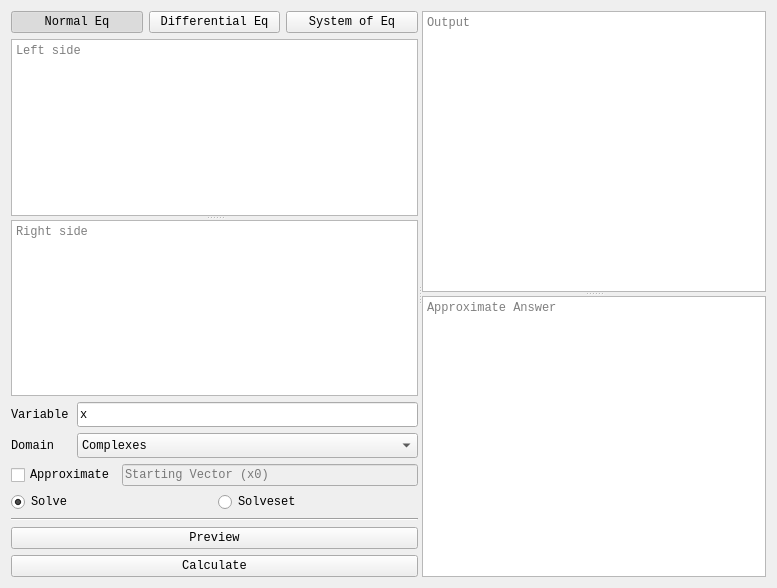
<?xml version="1.0" encoding="UTF-8"?>
<ui version="4.0">
 <class>EquationsTab</class>
 <widget class="QWidget" name="EquationsTab">
  <property name="geometry">
   <rect>
    <x>0</x>
    <y>0</y>
    <width>777</width>
    <height>588</height>
   </rect>
  </property>
  <property name="font">
   <font>
    <family>Courier New</family>
    <weight>50</weight>
    <bold>false</bold>
   </font>
  </property>
  <property name="windowTitle">
   <string>Form</string>
  </property>
  <property name="styleSheet">
   <string notr="true"/>
  </property>
  <layout class="QGridLayout" name="gridLayout">
   <item row="0" column="0">
    <widget class="QSplitter" name="splitter_3">
     <property name="orientation">
      <enum>Qt::Horizontal</enum>
     </property>
     <widget class="QWidget" name="layoutWidget">
      <layout class="QVBoxLayout" name="verticalLayout">
       <item>
        <widget class="QStackedWidget" name="eqStackedWidget">
         <property name="currentIndex">
          <number>0</number>
         </property>
         <widget class="QWidget" name="Normal">
          <layout class="QVBoxLayout" name="verticalLayout_2">
           <property name="leftMargin">
            <number>0</number>
           </property>
           <property name="topMargin">
            <number>0</number>
           </property>
           <property name="rightMargin">
            <number>0</number>
           </property>
           <property name="bottomMargin">
            <number>0</number>
           </property>
           <item>
            <layout class="QHBoxLayout" name="horizontalLayout_3">
             <property name="rightMargin">
              <number>0</number>
             </property>
             <item>
              <widget class="QPushButton" name="normalNormal">
               <property name="text">
                <string>Normal Eq</string>
               </property>
               <property name="checkable">
                <bool>true</bool>
               </property>
               <property name="checked">
                <bool>true</bool>
               </property>
               <property name="autoRepeat">
                <bool>false</bool>
               </property>
               <property name="autoExclusive">
                <bool>false</bool>
               </property>
              </widget>
             </item>
             <item>
              <widget class="QPushButton" name="normalDiff">
               <property name="mouseTracking">
                <bool>false</bool>
               </property>
               <property name="text">
                <string>Differential Eq</string>
               </property>
               <property name="checkable">
                <bool>true</bool>
               </property>
               <property name="autoRepeat">
                <bool>false</bool>
               </property>
               <property name="autoExclusive">
                <bool>false</bool>
               </property>
               <property name="autoDefault">
                <bool>false</bool>
               </property>
               <property name="default">
                <bool>false</bool>
               </property>
               <property name="flat">
                <bool>false</bool>
               </property>
              </widget>
             </item>
             <item>
              <widget class="QPushButton" name="normalSystem">
               <property name="text">
                <string>System of Eq</string>
               </property>
               <property name="checkable">
                <bool>true</bool>
               </property>
               <property name="autoExclusive">
                <bool>false</bool>
               </property>
              </widget>
             </item>
            </layout>
           </item>
           <item>
            <widget class="QSplitter" name="splitter_2">
             <property name="orientation">
              <enum>Qt::Vertical</enum>
             </property>
             <widget class="TextEdit" name="EqNormalLeft">
              <property name="font">
               <font>
                <stylestrategy>PreferDefault</stylestrategy>
                <kerning>true</kerning>
               </font>
              </property>
              <property name="focusPolicy">
               <enum>Qt::StrongFocus</enum>
              </property>
              <property name="toolTip">
               <string>Left side of equation</string>
              </property>
              <property name="tabChangesFocus">
               <bool>true</bool>
              </property>
              <property name="placeholderText">
               <string>Left side</string>
              </property>
             </widget>
             <widget class="TextEdit" name="EqNormalRight">
              <property name="toolTip">
               <string>Right side of equation</string>
              </property>
              <property name="tabChangesFocus">
               <bool>true</bool>
              </property>
              <property name="placeholderText">
               <string>Right side</string>
              </property>
             </widget>
            </widget>
           </item>
           <item>
            <layout class="QHBoxLayout" name="horizontalLayout_6">
             <item>
              <widget class="QLabel" name="label_2">
               <property name="minimumSize">
                <size>
                 <width>60</width>
                 <height>0</height>
                </size>
               </property>
               <property name="maximumSize">
                <size>
                 <width>60</width>
                 <height>16777215</height>
                </size>
               </property>
               <property name="toolTip">
                <string>Variable</string>
               </property>
               <property name="text">
                <string>Variable</string>
               </property>
              </widget>
             </item>
             <item>
              <widget class="QLineEdit" name="EqNormalVar">
               <property name="minimumSize">
                <size>
                 <width>0</width>
                 <height>25</height>
                </size>
               </property>
               <property name="toolTip">
                <string>Variable to solve for</string>
               </property>
               <property name="text">
                <string>x</string>
               </property>
              </widget>
             </item>
            </layout>
           </item>
           <item>
            <layout class="QHBoxLayout" name="horizontalLayout_2">
             <item>
              <widget class="QLabel" name="label">
               <property name="maximumSize">
                <size>
                 <width>60</width>
                 <height>16777215</height>
                </size>
               </property>
               <property name="toolTip">
                <string>Domain of equation, only works on Solveset unless 'verify domain' is checked</string>
               </property>
               <property name="text">
                <string>Domain</string>
               </property>
              </widget>
             </item>
             <item>
              <widget class="QComboBox" name="EqNormalDomain">
               <property name="minimumSize">
                <size>
                 <width>0</width>
                 <height>25</height>
                </size>
               </property>
               <property name="font">
                <font>
                 <family>Courier New</family>
                 <kerning>true</kerning>
                </font>
               </property>
               <property name="focusPolicy">
                <enum>Qt::WheelFocus</enum>
               </property>
               <property name="toolTip">
                <string>Domain of equation, only works on Solveset unless 'verify domain' is checked</string>
               </property>
               <property name="styleSheet">
                <string notr="true"/>
               </property>
               <property name="editable">
                <bool>false</bool>
               </property>
               <property name="currentIndex">
                <number>4</number>
               </property>
               <property name="frame">
                <bool>true</bool>
               </property>
               <item>
                <property name="text">
                 <string>Naturals</string>
                </property>
               </item>
               <item>
                <property name="text">
                 <string>Naturals0</string>
                </property>
               </item>
               <item>
                <property name="text">
                 <string>Integers</string>
                </property>
               </item>
               <item>
                <property name="text">
                 <string>Reals</string>
                </property>
               </item>
               <item>
                <property name="text">
                 <string>Complexes</string>
                </property>
               </item>
               <item>
                <property name="text">
                 <string>Interval(-oo, 0)</string>
                </property>
               </item>
              </widget>
             </item>
            </layout>
           </item>
           <item>
            <layout class="QHBoxLayout" name="horizontalLayout_13">
             <item>
              <widget class="QCheckBox" name="EqNormalNsolve">
               <property name="toolTip">
                <string>Approximate equation using nsolve()</string>
               </property>
               <property name="text">
                <string>Approximate</string>
               </property>
               <property name="autoRepeat">
                <bool>false</bool>
               </property>
               <property name="autoExclusive">
                <bool>false</bool>
               </property>
               <property name="tristate">
                <bool>false</bool>
               </property>
              </widget>
             </item>
             <item>
              <widget class="QLineEdit" name="EqNormalStartV">
               <property name="enabled">
                <bool>false</bool>
               </property>
               <property name="toolTip">
                <string>Starting point that's close to the solution</string>
               </property>
               <property name="placeholderText">
                <string>Starting Vector (x0)</string>
               </property>
              </widget>
             </item>
            </layout>
           </item>
           <item>
            <layout class="QHBoxLayout" name="horizontalLayout">
             <item>
              <widget class="QRadioButton" name="EqNormalSolve">
               <property name="toolTip">
                <string>Algebraically solves equation</string>
               </property>
               <property name="text">
                <string>Solve</string>
               </property>
               <property name="checkable">
                <bool>true</bool>
               </property>
               <property name="checked">
                <bool>true</bool>
               </property>
              </widget>
             </item>
             <item>
              <widget class="QRadioButton" name="EqNormalSolveSet">
               <property name="toolTip">
                <string>See SymPy 'Solveset' for more information</string>
               </property>
               <property name="text">
                <string>Solveset</string>
               </property>
              </widget>
             </item>
            </layout>
           </item>
          </layout>
         </widget>
         <widget class="QWidget" name="Diff">
          <layout class="QVBoxLayout" name="verticalLayout_3">
           <property name="leftMargin">
            <number>0</number>
           </property>
           <property name="topMargin">
            <number>0</number>
           </property>
           <property name="rightMargin">
            <number>0</number>
           </property>
           <property name="bottomMargin">
            <number>0</number>
           </property>
           <item>
            <layout class="QHBoxLayout" name="horizontalLayout_4">
             <property name="rightMargin">
              <number>0</number>
             </property>
             <item>
              <widget class="QPushButton" name="diffNormal">
               <property name="toolTip">
                <string>Normal Equation</string>
               </property>
               <property name="text">
                <string>Normal Eq</string>
               </property>
               <property name="checkable">
                <bool>true</bool>
               </property>
               <property name="checked">
                <bool>false</bool>
               </property>
               <property name="autoExclusive">
                <bool>false</bool>
               </property>
              </widget>
             </item>
             <item>
              <widget class="QPushButton" name="diffDiff">
               <property name="toolTip">
                <string>Differential Equation</string>
               </property>
               <property name="text">
                <string>Differential Eq</string>
               </property>
               <property name="checkable">
                <bool>true</bool>
               </property>
               <property name="checked">
                <bool>false</bool>
               </property>
               <property name="autoExclusive">
                <bool>false</bool>
               </property>
              </widget>
             </item>
             <item>
              <widget class="QPushButton" name="diffSystem">
               <property name="toolTip">
                <string>System of Equations</string>
               </property>
               <property name="text">
                <string>System of Eq</string>
               </property>
               <property name="checkable">
                <bool>true</bool>
               </property>
               <property name="autoExclusive">
                <bool>false</bool>
               </property>
              </widget>
             </item>
            </layout>
           </item>
           <item>
            <widget class="TextEdit" name="EqDiffLeft">
             <property name="toolTip">
              <string>Left side of equation, to type derivative use either f''(x) or SymPy's diff(). Previewing will show classifications</string>
             </property>
             <property name="tabChangesFocus">
              <bool>true</bool>
             </property>
             <property name="placeholderText">
              <string>Left side</string>
             </property>
            </widget>
           </item>
           <item>
            <widget class="TextEdit" name="EqDiffRight">
             <property name="toolTip">
              <string>Right side of equation, to type derivative use either f''(x) or SymPy's diff(). Previewing will show classifications</string>
             </property>
             <property name="tabChangesFocus">
              <bool>true</bool>
             </property>
             <property name="placeholderText">
              <string>Right side</string>
             </property>
            </widget>
           </item>
           <item>
            <layout class="QHBoxLayout" name="horizontalLayout_12">
             <item>
              <widget class="QLabel" name="label_3">
               <property name="minimumSize">
                <size>
                 <width>56</width>
                 <height>0</height>
                </size>
               </property>
               <property name="text">
                <string>Hint</string>
               </property>
              </widget>
             </item>
             <item>
              <widget class="QLineEdit" name="EqDiffHint">
               <property name="toolTip">
                <string>The solving method that you want dsolve to use</string>
               </property>
              </widget>
             </item>
            </layout>
           </item>
           <item>
            <layout class="QHBoxLayout" name="horizontalLayout_5">
             <item>
              <widget class="QLabel" name="label_5">
               <property name="text">
                <string>Function</string>
               </property>
              </widget>
             </item>
             <item>
              <widget class="QLineEdit" name="EqDiffFunc">
               <property name="toolTip">
                <string>Function of one variable whose derivatives in that variable make up the ordinary differential equation</string>
               </property>
               <property name="text">
                <string>f(x)</string>
               </property>
              </widget>
             </item>
            </layout>
           </item>
          </layout>
         </widget>
         <widget class="QWidget" name="System">
          <layout class="QVBoxLayout" name="verticalLayout_4">
           <property name="leftMargin">
            <number>0</number>
           </property>
           <property name="topMargin">
            <number>0</number>
           </property>
           <property name="rightMargin">
            <number>0</number>
           </property>
           <property name="bottomMargin">
            <number>0</number>
           </property>
           <item>
            <layout class="QHBoxLayout" name="horizontalLayout_7">
             <property name="rightMargin">
              <number>0</number>
             </property>
             <item>
              <widget class="QPushButton" name="systemNormal">
               <property name="text">
                <string>Normal Eq</string>
               </property>
               <property name="checkable">
                <bool>true</bool>
               </property>
               <property name="autoExclusive">
                <bool>false</bool>
               </property>
              </widget>
             </item>
             <item>
              <widget class="QPushButton" name="systemDiff">
               <property name="text">
                <string>Differential Eq</string>
               </property>
               <property name="checkable">
                <bool>true</bool>
               </property>
               <property name="autoExclusive">
                <bool>false</bool>
               </property>
              </widget>
             </item>
             <item>
              <widget class="QPushButton" name="systemSystem">
               <property name="text">
                <string>System of Eq</string>
               </property>
               <property name="checkable">
                <bool>true</bool>
               </property>
               <property name="checked">
                <bool>false</bool>
               </property>
               <property name="autoExclusive">
                <bool>false</bool>
               </property>
              </widget>
             </item>
            </layout>
           </item>
           <item>
            <layout class="QHBoxLayout" name="horizontalLayout_8">
             <item>
              <widget class="QLabel" name="label_7">
               <property name="maximumSize">
                <size>
                 <width>137</width>
                 <height>16777215</height>
                </size>
               </property>
               <property name="toolTip">
                <string>Number of Equations</string>
               </property>
               <property name="text">
                <string>Number of Equations</string>
               </property>
              </widget>
             </item>
             <item>
              <widget class="QSpinBox" name="EqSysNo">
               <property name="minimumSize">
                <size>
                 <width>0</width>
                 <height>30</height>
                </size>
               </property>
               <property name="toolTip">
                <string>Number of equations</string>
               </property>
               <property name="styleSheet">
                <string notr="true"/>
               </property>
               <property name="minimum">
                <number>1</number>
               </property>
               <property name="maximum">
                <number>999</number>
               </property>
              </widget>
             </item>
            </layout>
           </item>
           <item>
            <widget class="QScrollArea" name="EqSysScroll">
             <property name="verticalScrollBarPolicy">
              <enum>Qt::ScrollBarAsNeeded</enum>
             </property>
             <property name="horizontalScrollBarPolicy">
              <enum>Qt::ScrollBarAsNeeded</enum>
             </property>
             <property name="sizeAdjustPolicy">
              <enum>QAbstractScrollArea::AdjustToContentsOnFirstShow</enum>
             </property>
             <property name="widgetResizable">
              <bool>true</bool>
             </property>
             <widget class="QWidget" name="scrollAreaWidgetContents">
              <property name="geometry">
               <rect>
                <x>0</x>
                <y>0</y>
                <width>98</width>
                <height>28</height>
               </rect>
              </property>
             </widget>
            </widget>
           </item>
           <item>
            <layout class="QHBoxLayout" name="horizontalLayout_11">
             <item>
              <widget class="QLabel" name="label_6">
               <property name="maximumSize">
                <size>
                 <width>77</width>
                 <height>16777215</height>
                </size>
               </property>
               <property name="toolTip">
                <string>Solve type</string>
               </property>
               <property name="text">
                <string>Solve Type</string>
               </property>
              </widget>
             </item>
             <item>
              <widget class="QRadioButton" name="EqSysTypeNormal">
               <property name="toolTip">
                <string>Solves a system of normal equations</string>
               </property>
               <property name="text">
                <string>Normal</string>
               </property>
               <property name="checked">
                <bool>true</bool>
               </property>
              </widget>
             </item>
             <item>
              <widget class="QRadioButton" name="EqSysTypeDiff">
               <property name="toolTip">
                <string>Solves a system of differential equations</string>
               </property>
               <property name="text">
                <string>ODE</string>
               </property>
              </widget>
             </item>
            </layout>
           </item>
           <item>
            <layout class="QHBoxLayout" name="horizontalLayout_10">
             <item>
              <widget class="QLabel" name="label_4">
               <property name="maximumSize">
                <size>
                 <width>77</width>
                 <height>16777215</height>
                </size>
               </property>
               <property name="text">
                <string>Domain</string>
               </property>
              </widget>
             </item>
             <item>
              <widget class="QComboBox" name="EqSysDomain">
               <property name="minimumSize">
                <size>
                 <width>0</width>
                 <height>25</height>
                </size>
               </property>
               <property name="font">
                <font>
                 <family>Courier New</family>
                 <kerning>true</kerning>
                </font>
               </property>
               <property name="focusPolicy">
                <enum>Qt::WheelFocus</enum>
               </property>
               <property name="toolTip">
                <string>Domain of equation, only works on Solveset unless 'verify domain' is checked</string>
               </property>
               <property name="styleSheet">
                <string notr="true"/>
               </property>
               <property name="editable">
                <bool>false</bool>
               </property>
               <property name="currentIndex">
                <number>4</number>
               </property>
               <property name="frame">
                <bool>true</bool>
               </property>
               <item>
                <property name="text">
                 <string>Naturals</string>
                </property>
               </item>
               <item>
                <property name="text">
                 <string>Naturals0</string>
                </property>
               </item>
               <item>
                <property name="text">
                 <string>Integers</string>
                </property>
               </item>
               <item>
                <property name="text">
                 <string>Reals</string>
                </property>
               </item>
               <item>
                <property name="text">
                 <string>Complexes</string>
                </property>
               </item>
               <item>
                <property name="text">
                 <string>Interval(-oo, 0)</string>
                </property>
               </item>
              </widget>
             </item>
            </layout>
           </item>
           <item>
            <layout class="QHBoxLayout" name="horizontalLayout_9">
             <item>
              <widget class="QLabel" name="label_8">
               <property name="toolTip">
                <string>Enter variables to solve for separated by anything other than a-z, 0-9, and _</string>
               </property>
               <property name="text">
                <string>Variable(s)</string>
               </property>
              </widget>
             </item>
             <item>
              <widget class="QLineEdit" name="EqSysVar">
               <property name="toolTip">
                <string>Enter variables to solve for separated by anything other than a-z, 0-9, (), and _</string>
               </property>
              </widget>
             </item>
            </layout>
           </item>
          </layout>
         </widget>
        </widget>
       </item>
       <item>
        <widget class="Line" name="line">
         <property name="orientation">
          <enum>Qt::Horizontal</enum>
         </property>
        </widget>
       </item>
       <item>
        <widget class="QPushButton" name="EqPrev">
         <property name="toolTip">
          <string>Preview the equation</string>
         </property>
         <property name="text">
          <string>Preview</string>
         </property>
         <property name="autoDefault">
          <bool>true</bool>
         </property>
        </widget>
       </item>
       <item>
        <widget class="QPushButton" name="EqCalc">
         <property name="sizePolicy">
          <sizepolicy hsizetype="Minimum" vsizetype="Fixed">
           <horstretch>0</horstretch>
           <verstretch>0</verstretch>
          </sizepolicy>
         </property>
         <property name="toolTip">
          <string>Calculate the equation - Shift + Enter</string>
         </property>
         <property name="text">
          <string>Calculate</string>
         </property>
         <property name="autoDefault">
          <bool>true</bool>
         </property>
        </widget>
       </item>
      </layout>
      <zorder>line</zorder>
      <zorder>EqPrev</zorder>
      <zorder>EqCalc</zorder>
      <zorder>eqStackedWidget</zorder>
     </widget>
     <widget class="QSplitter" name="splitter">
      <property name="orientation">
       <enum>Qt::Vertical</enum>
      </property>
      <property name="childrenCollapsible">
       <bool>false</bool>
      </property>
      <widget class="QTextBrowser" name="EqOut">
       <property name="toolTip">
        <string>Exact answer of calculation</string>
       </property>
       <property name="lineWrapMode">
        <enum>QTextEdit::NoWrap</enum>
       </property>
       <property name="placeholderText">
        <string>Output</string>
       </property>
      </widget>
      <widget class="QTextBrowser" name="EqApprox">
       <property name="sizePolicy">
        <sizepolicy hsizetype="Expanding" vsizetype="Ignored">
         <horstretch>0</horstretch>
         <verstretch>0</verstretch>
        </sizepolicy>
       </property>
       <property name="toolTip">
        <string>Approximate answer of calculation</string>
       </property>
       <property name="placeholderText">
        <string>Approximate Answer</string>
       </property>
      </widget>
     </widget>
    </widget>
   </item>
  </layout>
 </widget>
 <customwidgets>
  <customwidget>
   <class>TextEdit</class>
   <extends>QPlainTextEdit</extends>
   <header>caspy3/qt_assets/highlight.h</header>
  </customwidget>
 </customwidgets>
 <resources/>
 <connections/>
</ui>
